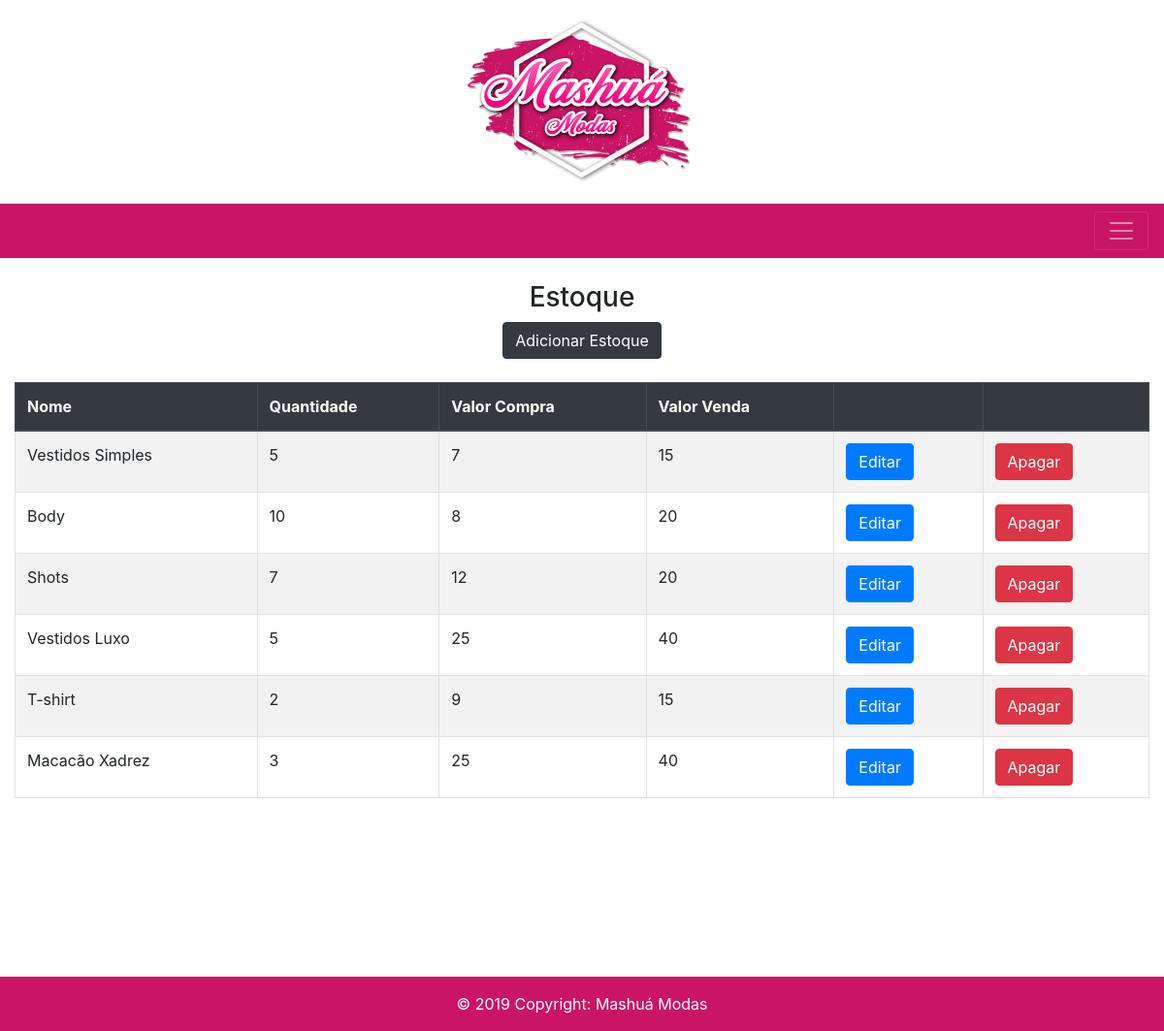
The page / on the database its author committed.
### tables this page shows
CREATE TABLE `produtos` (
  `id` int(11) NOT NULL,
  `nome` varchar(255) NOT NULL,
  `quantidade` int(11) NOT NULL,
  `valorCompra` double NOT NULL,
  `valorVenda` double NOT NULL
);

### index.php (the view, shortened to what this page needs)
<?php
include_once 'php_action/db_connect.php';
include_once 'includes/header.php';
include_once'includes/menu.php';
?>
<div class="col-12 col-md-auto">
	<div align="center">
		<h3>Estoque</h3>
		<a class="btn btn-dark" href="adicionar.php">Adicionar Estoque</a>
		<br><br>
	</div>
	<div class="table-responsive">
		<table class="table table-hover table-bordered table-striped">
			<thead class="thead-dark">
				<tr>
					<th scope="col">Nome</th>
					<th scope="col">Quantidade</th>
					<th scope="col">Valor Compra</th>
					<th scope="col">Valor Venda</th>
					<th scope="col"></th>
					<th scope="col"></th>
				</tr>
			</thead>
			<tbody>
				<?php
				$sql = "SELECT * FROM produtos";
				$resultado = mysqli_query($connect, $sql);
				while ($dados = mysqli_fetch_array($resultado)):
					?>
					<tr>
						<td> <?php echo $dados['nome']; ?></td>
						<td> <?php echo $dados['quantidade']; ?></td>
						<td> <?php echo $dados['valorCompra']; ?></td>
						<td> <?php echo $dados['valorVenda']; ?></td>
						<td><a href="editar.php?id= <?php echo $dados['id']; ?>" class="btn btn-primary">Editar</a></td>
						<td><button type="button" href="<?php echo $dados['id']; ?>" class="btn btn-danger" data-toggle="modal" data-target="#modal<?php echo $dados['id']; ?>">
							Apagar
						</button></td>
					</tr>
				<?php endwhile; ?>
			</tbody>
		</table>
	</div>
</div>
<?php
include_once 'includes/footer.php';
?>

### rows shown on the page
produtos: nome "Vestidos Simples", quantidade "5", valorCompra "7", valorVenda "15"
produtos: nome "Body", quantidade "10", valorCompra "8", valorVenda "20"
produtos: nome "Shots", quantidade "7", valorCompra "12", valorVenda "20"
produtos: nome "Vestidos Luxo", quantidade "5", valorCompra "25", valorVenda "40"
produtos: nome "T-shirt", quantidade "2", valorCompra "9", valorVenda "15"
produtos: nome "Macacão Xadrez", quantidade "3", valorCompra "25", valorVenda "40"
